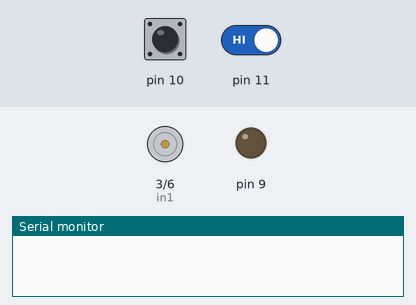
This sketch was run on a simulated Arduino Uno, built with avr-gcc and run on an emulated ATmega328P. Shown: motor-driver pin pairs drawn as motors (green arrow = first pin HIGH = forward, orange = second pin HIGH = backward, longer = more drive, scaled by the enable pin), output pins drawn as LEDs (lit = HIGH), the last lines printed to the serial monitor. The inputs (shaded band) are chosen by the test bench; at power-on: pin 11 HIGH, pin 10 HIGH.

Above: at 1.2 s.
1.3 s: pin 11 driven LOW
At 2.1 s:
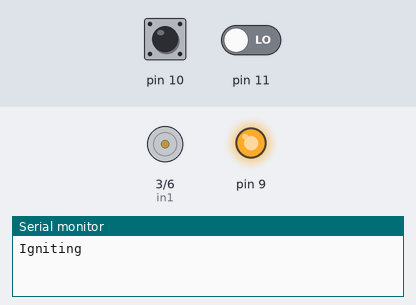
At 3.0 s:
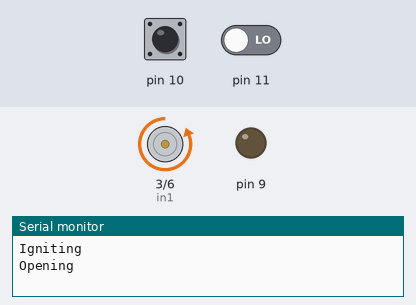
Timing chart, 0 to 5.2 s (numbered marks = the images above; inputs shaded):
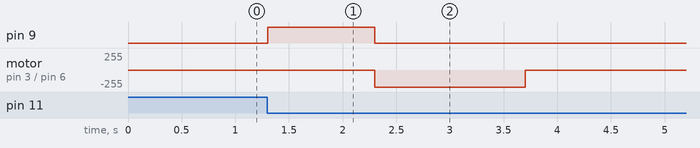

The sketch:

Altered__Test_Code.ino
```cpp
int pwmPin = 5;    // motor connected to digital pin 5
int in1 = 3;
int in2 = 6;

const byte interruptPin = 2;
int count = 1;

void setup() {
  // put your setup code here, to run once:
  pinMode(9, OUTPUT);
  pinMode(10 , INPUT);
  pinMode(11 , INPUT);
  pinMode(3 , OUTPUT);
  pinMode(6 , OUTPUT);
  pinMode(5 , OUTPUT);
  Serial.begin(9600);

  // prime the interrupt pins
  pinMode(interruptPin, INPUT_PULLUP);
  digitalWrite(in1, LOW);
  digitalWrite(in2, LOW);
  digitalWrite(9, LOW);
  digitalWrite(10, LOW);
  digitalWrite(11, LOW);

}

void loop() {
  // put your main code here, to run repeatedly:
 if (digitalRead(10) == LOW && digitalRead(11) == LOW) {
    Serial.print("Waiting for go signal\n");
  }

  else if (digitalRead(10) == HIGH && digitalRead(11) == LOW && count == 1) {
    Serial.print("Igniting\n");
    digitalWrite(9, HIGH);                //Igniter
    delay(1000);                          //Delay for burn
    digitalWrite(9, LOW);

    // Full OPEN
    digitalWrite(in2, HIGH);              //Direction --> Reverse
    analogWrite(pwmPin, 255);             //digitalWrite(pwmPin, HIGH);           //Speed
    Serial.print("Opening\n");
    delay(1400);                          //For how long
    digitalWrite(in1, LOW);
    digitalWrite(in2, LOW);
    delay(180000);


    //FULLY CLOSING
    digitalWrite(in1, HIGH);
    analogWrite(pwmPin, 255);
    delay(1400);
    digitalWrite(in1, LOW);
    digitalWrite(in2, LOW);


    //digitalWrite(in1, LOW);
    //digitalWrite(in2, HIGH);
    Serial.print("Closed\n");
    //delay(1500);
    //digitalWrite(in1, LOW);
    //digitalWrite(in2, LOW);
    count++;
  }
  }
```

Measured:
- after the input at 1.3 s, pin 9: LOW → HIGH at once, → LOW 1.0 s later; motor on pin 3 (in1) / pin 6 (in2): stopped → backward 255/255 after 1.0 s, → stopped 1.4 s later
